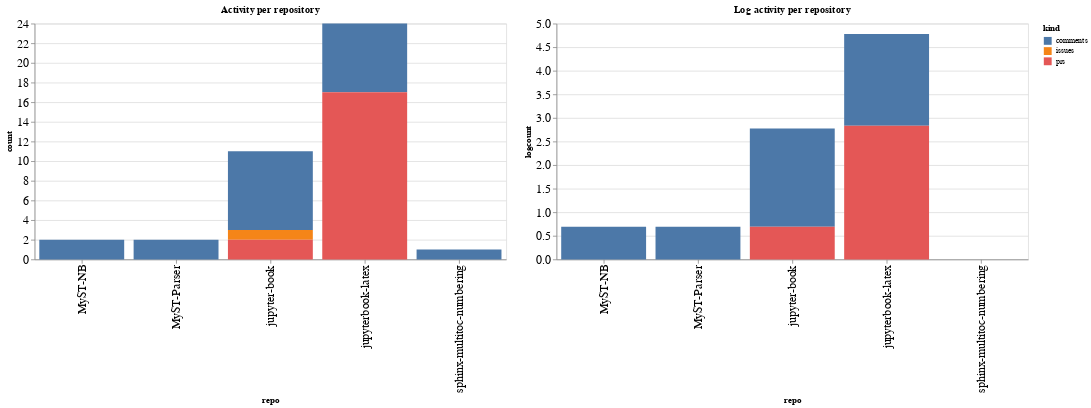

Notebook cell for this chart:
### Code cell
ch1 = alt.Chart(repo_summaries, width=600, title="Activity per repository").mark_bar().encode(
    x='repo',
    y='count',
    color='kind',
    tooltip="kind"
)

ch2 = alt.Chart(repo_summaries, width=600, title="Log activity per repository").mark_bar().encode(
    x='repo',
    y='logcount',
    color='kind',
    tooltip="kind"
)

ch1 | ch2

### Figure 1 — Vega-Lite specification as saved in the notebook (floating-point values rounded to 4 significant figures)
{"config": {"axisLeft": {"labelFontSize": 15}, "axisBottom": {"labelFontSize": 15}}, "hconcat": [{"mark": "bar", "encoding": {"color": {"type": "nominal", "field": "kind"}, "tooltip": {"type": "nominal", "field": "kind"}, "x": {"type": "nominal", "field": "repo"}, "y": {"type": "quantitative", "field": "count"}}, "title": "Activity per repository", "width": 600}, {"mark": "bar", "encoding": {"color": {"type": "nominal", "field": "kind"}, "tooltip": {"type": "nominal", "field": "kind"}, "x": {"type": "nominal", "field": "repo"}, "y": {"type": "quantitative", "field": "logcount"}}, "title": "Log activity per repository", "width": 600}], "data": {"name": "data-d988da32c17d0835d52b4d212a0a214f"}, "$schema": "https://vega.github.io/schema/vega-lite/v4.8.1.json", "datasets": {"data-d988da32c17d0835d52b4d212a0a214f": [{"repo": "MyST-NB", "kind": "comments", "count": 2, "logcount": 0.6931}, {"repo": "MyST-Parser", "kind": "comments", "count": 2, "logcount": 0.6931}, {"repo": "jupyter-book", "kind": "comments", "count": 8, "logcount": 2.079}, {"repo": "jupyter-book", "kind": "issues", "count": 1, "logcount": 0.0}, {"repo": "jupyter-book", "kind": "prs", "count": 2, "logcount": 0.6931}, {"repo": "jupyterbook-latex", "kind": "comments", "count": 7, "logcount": 1.946}, {"repo": "jupyterbook-latex", "kind": "prs", "count": 17, "logcount": 2.833}, {"repo": "sphinx-multitoc-numbering", "kind": "comments", "count": 1, "logcount": 0.0}]}}
